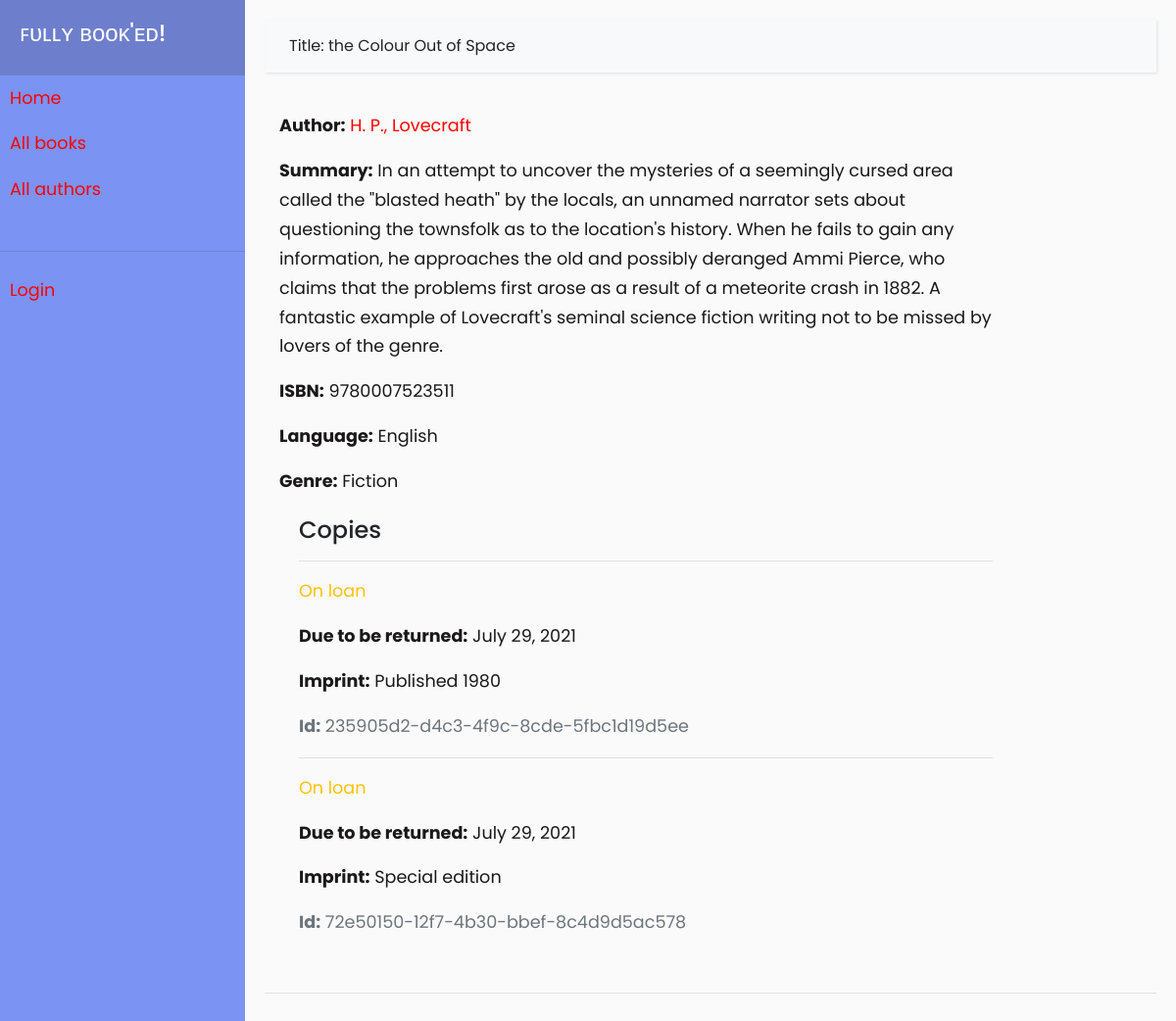
/catalog/book/2, run on the app's committed database.
### catalog/models.py (models this page shows, shortened)
class Book(models.Model):
    title = models.CharField(max_length = 100)
    author = models.ForeignKey('Author', on_delete = models.SET_NULL, null = True)
    summary = models.TextField(max_length = 1000, help_text = "Enter description of book")
    isbn = models.CharField('ISBN', max_length = 13, unique = True, help_text = '10 or 13 digit Number')
    genre = models.ManyToManyField(Genre, help_text = 'Select genre of book')
    language = models.ForeignKey('Language', on_delete = models.SET_NULL, null = True)
    def display_genre(self):
        return ', '.join(genre.name for genre in self.genre.all()[:3])
    display_genre.short_description = "Genre"

class Author(models.Model):
    first_name = models.CharField(max_length = 100)
    last_name = models.CharField(max_length = 100)
    date_of_birth = models.DateField(null = True, blank = True)
    date_of_death = models.DateField(null = True, blank = True)
    class Meta:
        ordering = ['last_name', 'first_name']
    def __str__(self):
        return f'{self.first_name}, {self.last_name}'
    def get_absolute_url(self):
        return reverse('author-detail', args=[str(self.id)])

class Language(models.Model):
    name = models.CharField(max_length = 20, help_text = "Enter language of book")
    def __str__(self):
        return self.name

class Genre(models.Model):
    name = models.CharField(max_length = 20, help_text = 'Enter book genre (ex. Fiction)')
    def __str__(self):
        return self.name

class BookInstance(models.Model):
    id = models.UUIDField(primary_key = True, default = uuid.uuid4, help_text = "Unique ID of this particular book across library")
    due_back = models.DateField(null = True, blank = True)
    book = models.ForeignKey('Book', on_delete = models.RESTRICT, null = True)
    imprint = models.CharField(max_length = 20)
    borrower = models.ForeignKey(User, on_delete=models.SET_NULL, null=True, blank=True)
    LOAN_STATUS = (
        ('m', 'Maintenance'),
        ('o', 'On loan'),
        ('a', 'Available'),
        ('r', 'Reserved')
    )
    status = models.CharField(max_length = 1, choices = LOAN_STATUS, blank = True, default = 'm', help_text = "Book availability status")
    class Meta:
        ordering = ['due_back']
        permissions = (("can_mark_returned", "Set book as returned"),)

### catalog/views.py (the view)
# urls.py: path('book/<int:pk>', views.BookDetailView.as_view(), name = 'book-detail'),
class BookDetailView(generic.DetailView):
    model = Book

### catalog/templates/catalog/book_detail.html (shortened to what this page needs)
{% extends "base_generic.html" %}
{% block heading %}
<span>Title: {{ book.title }}</span>
{% endblock %}
{% block content %}
  <p><strong>Author:</strong> <a href="{{ book.author.get_absolute_url }}">{{ book.author }}</a></p>
  <p><strong>Summary:</strong> {{ book.summary }}</p>
  <p><strong>ISBN:</strong> {{ book.isbn }}</p>
  <p><strong>Language:</strong> {{ book.language }}</p>
  <p><strong>Genre:</strong> {{ book.genre.all|join:", " }}</p>
  <div style="margin-left:20px;margin-top:20px">
    <h4>Copies</h4>
    {% for copy in book.bookinstance_set.all %}
      <hr>
      <p class="{% if copy.status == 'a' %}text-success{% elif copy.status == 'm' %}text-danger{% else %}text-warning{% endif %}">
        {{ copy.get_status_display }}
      </p>
      {% if copy.status != 'a' %}
        <p><strong>Due to be returned:</strong> {{ copy.due_back }}</p>
      {% endif %}
      <p><strong>Imprint:</strong> {{ copy.imprint }}</p>
      <p class="text-muted"><strong>Id:</strong> {{ copy.id }}</p>
    {% endfor %}
  </div>
{% endblock %}

### catalog/static/css/style.css (style rules this page uses)
body { font-family: 'Poppins', sans-serif; background: #fafafa; }
p { font-family: 'Poppins', sans-serif; font-size: 1.1em; line-height: 1.7em; color: rgb(26, 24, 24); }
a:link { color:red; }

### data on the page
Book: title "the Colour Out of Space", author "H. P., Lovecraft", summary "In an attempt to uncover the mysteries of a seemingly cursed area called the \"blasted heath\" by the locals, an unnamed narrator sets about questioning the townsfolk as to the location's history. When he fails to gain any information, he approaches the old and possibly deranged Ammi Pierce, who claims that the problems first arose as a result of a meteorite crash in 1882. A fantastic example of Lovecraft's seminal science fiction writing not to be missed by lovers of the genre.", isbn "9780007523511", language "English", genre.all "Fiction"
BookInstance: status "On loan", due_back "July 29, 2021", imprint "Published 1980", id "235905d2-d4c3-4f9c-8cde-5fbc1d19d5ee"
BookInstance: status "On loan", due_back "July 29, 2021", imprint "Special edition", id "72e50150-12f7-4b30-bbef-8c4d9d5ac578"
